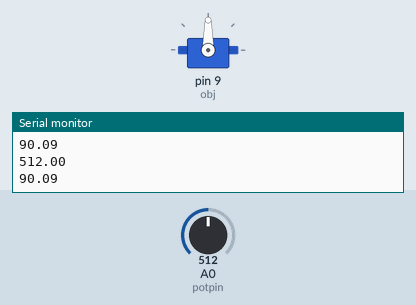
A sketch run on a simulated Arduino Uno, built with avr-gcc and run on an emulated ATmega328P. Parts: servo, the last lines printed to the serial monitor. The test bench sets the inputs (shaded band); at power-on: A0 (potpin) = 512.

Above: at 1.8 s.
1.9 s: A0 (potpin) set to 716
At 3.2 s:
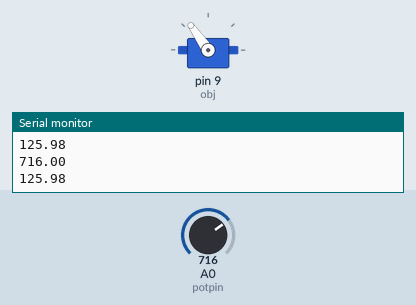
3.5 s: A0 (potpin) set to 900
At 4.9 s:
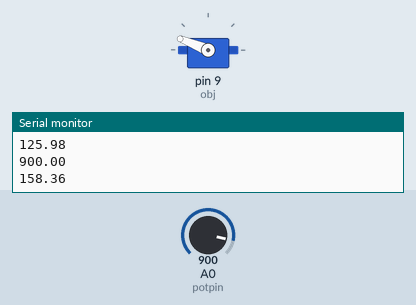
5.5 s: A0 (potpin) set to 1023
At 6.6 s:
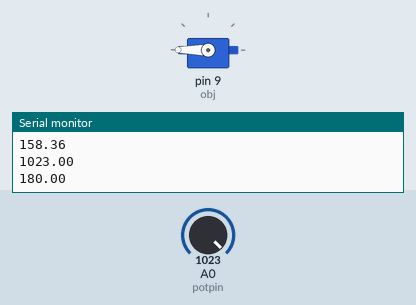
7.5 s: A0 (potpin) set to 306
At 9.2 s:
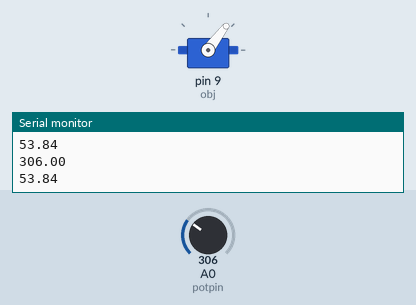
9.5 s: A0 (potpin) set to 122
At 11.0 s:
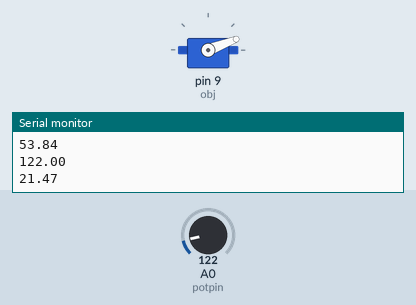
11.5 s: A0 (potpin) set to 0
At 12.6 s:
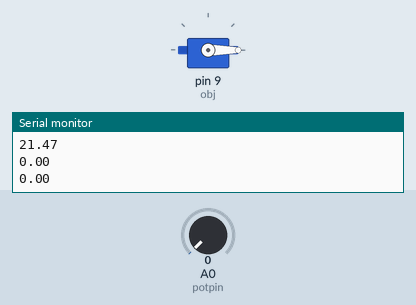
Timing chart, 0 to 14.5 s (numbered marks = the images above; inputs shaded):
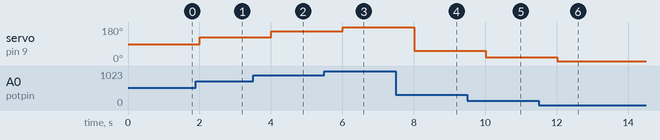

Measured:
- after the input at 1.9 s, servo on pin 9 (obj): 90° → 125° after 0.10 s
- after the input at 3.5 s, servo on pin 9 (obj): 125° → 158° after 0.51 s
- after the input at 5.5 s, servo on pin 9 (obj): 158° → 180° after 0.51 s
- after the input at 7.5 s, servo on pin 9 (obj): 180° → 53° after 0.51 s
- after the input at 9.5 s, servo on pin 9 (obj): 53° → 21° after 0.51 s
- after the input at 11.5 s, servo on pin 9 (obj): 21° → 0° after 0.51 s

The sketch:

Servo.ino
```cpp
#include<Servo.h>
Servo obj;
int potpin = 0;
float val;
void setup() {
  // put your setup code here, to run once:
  obj.attach(9);
  Serial.begin(9600);
}

void loop() {
  // put your main code here, to run repeatedly:
  val = analogRead(potpin);
  Serial.println(val);
  val = val/5.683333;
  obj.write(val);
  Serial.println(val);
  //obj.write(0);
  delay(1000);
}
```
